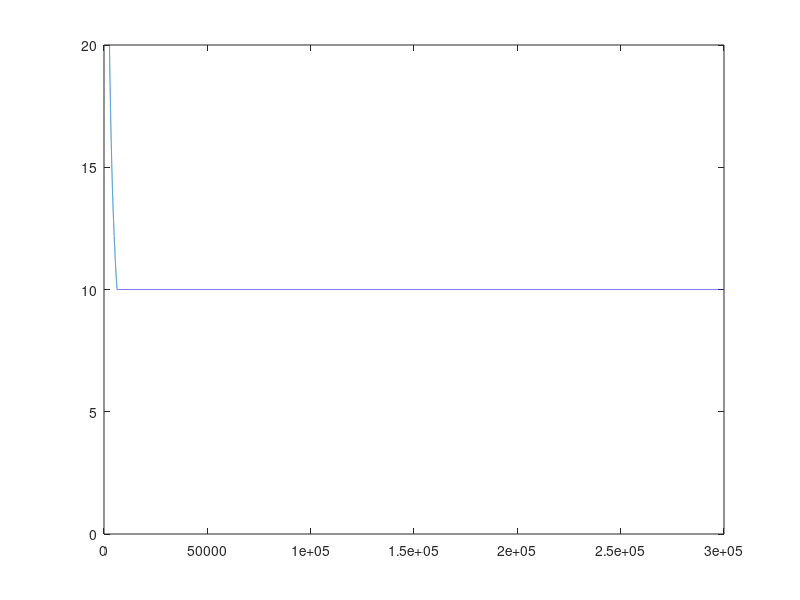

The MATLAB script that drew this image:
clear

step_per_epoch = 30000;
num_epoch = 10;
step = 1:step_per_epoch*num_epoch;

lambda_min = 10;
lambda_base = 1000;
gamma = 0.05;
lambda_power = 0.8;

% gamma = 0.001;
% lambda_power = 1;

lambda = max(lambda_min, lambda_base * (1 + gamma * step).^(-lambda_power));
plot(step, lambda);
xlim([0 step_per_epoch*num_epoch])
ylim([0 20])